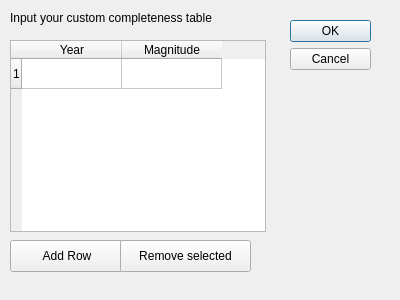
<?xml version="1.0" encoding="UTF-8"?>
<ui version="4.0">
 <class>Dialog</class>
 <widget class="QDialog" name="Dialog">
  <property name="geometry">
   <rect>
    <x>0</x>
    <y>0</y>
    <width>400</width>
    <height>300</height>
   </rect>
  </property>
  <property name="windowTitle">
   <string>Dialog</string>
  </property>
  <widget class="QDialogButtonBox" name="buttonBox">
   <property name="geometry">
    <rect>
     <x>290</x>
     <y>20</y>
     <width>81</width>
     <height>241</height>
    </rect>
   </property>
   <property name="orientation">
    <enum>Qt::Vertical</enum>
   </property>
   <property name="standardButtons">
    <set>QDialogButtonBox::Cancel|QDialogButtonBox::Ok</set>
   </property>
  </widget>
  <widget class="QTableWidget" name="tableWidget">
   <property name="geometry">
    <rect>
     <x>10</x>
     <y>40</y>
     <width>256</width>
     <height>192</height>
    </rect>
   </property>
   <property name="editTriggers">
    <set>QAbstractItemView::AnyKeyPressed|QAbstractItemView::DoubleClicked|QAbstractItemView::EditKeyPressed|QAbstractItemView::SelectedClicked</set>
   </property>
   <property name="selectionMode">
    <enum>QAbstractItemView::SingleSelection</enum>
   </property>
   <property name="wordWrap">
    <bool>true</bool>
   </property>
   <property name="rowCount">
    <number>1</number>
   </property>
   <property name="columnCount">
    <number>2</number>
   </property>
   <row/>
   <column>
    <property name="text">
     <string>Year</string>
    </property>
   </column>
   <column>
    <property name="text">
     <string>Magnitude</string>
    </property>
   </column>
  </widget>
  <widget class="QPushButton" name="addRowButton">
   <property name="geometry">
    <rect>
     <x>10</x>
     <y>240</y>
     <width>114</width>
     <height>32</height>
    </rect>
   </property>
   <property name="text">
    <string>Add Row</string>
   </property>
  </widget>
  <widget class="QPushButton" name="removeRowButton">
   <property name="geometry">
    <rect>
     <x>120</x>
     <y>240</y>
     <width>131</width>
     <height>32</height>
    </rect>
   </property>
   <property name="text">
    <string>Remove selected</string>
   </property>
  </widget>
  <widget class="QLabel" name="label">
   <property name="geometry">
    <rect>
     <x>10</x>
     <y>10</y>
     <width>251</width>
     <height>16</height>
    </rect>
   </property>
   <property name="text">
    <string>Input your custom completeness table</string>
   </property>
  </widget>
 </widget>
 <resources/>
 <connections>
  <connection>
   <sender>buttonBox</sender>
   <signal>accepted()</signal>
   <receiver>Dialog</receiver>
   <slot>accept()</slot>
   <hints>
    <hint type="sourcelabel">
     <x>248</x>
     <y>254</y>
    </hint>
    <hint type="destinationlabel">
     <x>157</x>
     <y>274</y>
    </hint>
   </hints>
  </connection>
  <connection>
   <sender>buttonBox</sender>
   <signal>rejected()</signal>
   <receiver>Dialog</receiver>
   <slot>reject()</slot>
   <hints>
    <hint type="sourcelabel">
     <x>316</x>
     <y>260</y>
    </hint>
    <hint type="destinationlabel">
     <x>286</x>
     <y>274</y>
    </hint>
   </hints>
  </connection>
 </connections>
</ui>
